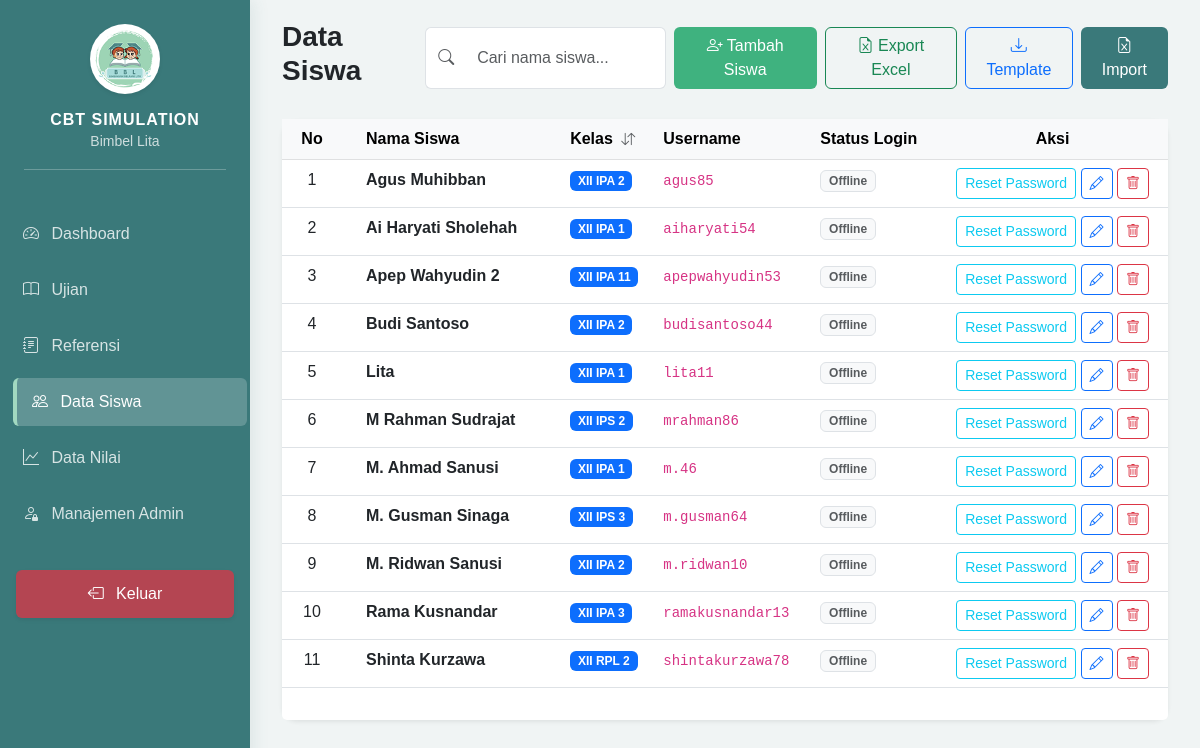
The page /admin/dashboard.php?page=students (signed in) on the database its author committed.
### tables this page shows
CREATE TABLE `students` (
  `id` int NOT NULL,
  `username` varchar(50) NOT NULL,
  `password` varchar(255) NOT NULL,
  `full_name` varchar(100) DEFAULT NULL,
  `class` varchar(50) DEFAULT NULL,
  `is_logged_in` tinyint(1) DEFAULT '0',
  `last_login` datetime DEFAULT NULL,
  `created_at` timestamp NULL DEFAULT CURRENT_TIMESTAMP
);

### admin/modules/students/index.php (the view, shortened to what this page needs)
<?php
require_once '../config/database.php';
$stmt = $pdo->query("SELECT * FROM students ORDER BY full_name ASC");
$students = $stmt->fetchAll();
$nomor = 0;
?>
<div class="d-flex justify-content-between align-items-center mb-4">
    <h3 class="fw-bold">Data Siswa</h3>
    <div class="d-flex gap-2">
        <div class="input-group" style="width: 250px;">
            <span class="input-group-text bg-white border-end-0"><i class="bi bi-search text-muted"></i></span>
            <input type="text" id="searchInput" class="form-control border-start-0" placeholder="Cari nama siswa...">
        </div>
        <button class="btn btn-success" data-bs-toggle="modal" data-bs-target="#addSingleModal">
            <i class="bi bi-person-plus"></i> Tambah Siswa
        </button>
        <a href="modules/students/export.php" class="btn btn-outline-success">
            <i class="bi bi-file-earmark-excel"></i> Export Excel
        </a>
        <button class="btn btn-outline-primary" onclick="location.href='modules/students/download_template.php'">
            <i class="bi bi-download"></i> Template
        </button>
        <button class="btn btn-primary" data-bs-toggle="modal" data-bs-target="#importModal">
            <i class="bi bi-file-earmark-excel"></i> Import
        </button>
    </div>
</div>
<div class="card border-0 shadow-sm">
    <div class="card-body p-0">
        <div class="table-responsive">
            <table class="table table-hover mb-0" id="studentTable">
                <thead class="table-light">
                    <tr>
                        <th style="width: 60px;" class="text-center">No</th>
                        <th class="px-4">Nama Siswa</th>
                        <th style="cursor: pointer;" id="sortClass">
                            Kelas <i class="bi bi-arrow-down-up ms-1 small text-muted"></i>
                        </th>
                        <th>Username</th>
                        <th>Status Login</th>
                        <th class="text-center">Aksi</th>
                    </tr>
                </thead>
                <tbody id="tableBody">
                    <?php foreach ($students as $s): $nomor++; ?>
                    <tr class="student-row">
                        <td class="text-center nomor-urut"><?= $nomor ?></td>
                        <td class="px-4 fw-bold student-name"><?= htmlspecialchars($s['full_name']) ?></td>
                        <td><span class="badge bg-primary student-class"><?= htmlspecialchars($s['class'] ?? '-') ?></span></td>
                        <td><code><?= htmlspecialchars($s['username']) ?></code></td>
                        <td>
                            <?php if ($s['is_logged_in']): ?>
                                <span class="badge bg-warning text-dark">Aktif</span>
                                <a onclick="return confirm('Reset login siswa ini?')" href="modules/students/process.php?action=reset_login&id=<?= $s['id'] ?>" class="btn btn-sm btn-outline-warning" title="Reset Login Session">
                                    <i class="bi bi-arrow-clockwise"></i>
                                </a>
                            <?php else: ?>
                                <span class="badge bg-light text-muted border">Offline</span>
                            <?php endif; ?>
                        </td>
                        <td class="text-center">
                            <a href="modules/students/process.php?action=reset_password&id=<?= $s['id'] ?>" class="btn btn-sm btn-outline-info" title="Reset Password ke 123456" onclick="return confirm('Reset password siswa ini menjadi 123456?')">
                                Reset Password
                            </a>
                            <button class="btn btn-sm btn-outline-primary edit-btn"
                                    data-id="<?= $s['id'] ?>"
                                    data-name="<?= htmlspecialchars($s['full_name']) ?>"
                                    data-class="<?= htmlspecialchars($s['class'] ?? '') ?>"
                                    data-bs-toggle="modal"
                                    data-bs-target="#editModal"
                                    title="Edit Data">
                                <i class="bi bi-pencil"></i>
                            </button>
                            <a href="modules/students/process.php?action=delete&id=<?= $s['id'] ?>" class="btn btn-sm btn-outline-danger" onclick="return confirm('Hapus siswa ini?')">
                                <i class="bi bi-trash"></i>
                            </a>
                        </td>
                    </tr>
                    <?php endforeach; ?>
                </tbody>
            </table>
        </div>
    </div>
    <div class="card-footer bg-white border-0 py-3">
    </div>
</div>

### includes/header.php (style rules this page uses)
:root { --sidebar-width: 250px; --primary-teal: #3a797a; --mint-green: #a2d9c1; --mint-light: #f0fdf4; }
body { background-color: #f0f4f4; font-family: 'Poppins', sans-serif; }
.card { border-radius: 15px; border: none; box-shadow: 0 5px 15px rgba(0,0,0,0.05); }
.btn-success { background-color: #3fb27f; border: none; }
.btn-primary { background-color: var(--primary-teal); border: none; }

### rows shown on the page
students: full_name "Agus Muhibban", class "XII IPA 2", username "agus85", is_logged_in "Offline"
students: full_name "Ai Haryati Sholehah", class "XII IPA 1", username "aiharyati54", is_logged_in "Offline"
students: full_name "Apep Wahyudin 2", class "XII IPA 11", username "apepwahyudin53", is_logged_in "Offline"
students: full_name "Budi Santoso", class "XII IPA 2", username "budisantoso44", is_logged_in "Offline"
students: full_name "Lita", class "XII IPA 1", username "lita11", is_logged_in "Offline"
students: full_name "M Rahman Sudrajat", class "XII IPS 2", username "mrahman86", is_logged_in "Offline"
students: full_name "M. Ahmad Sanusi", class "XII IPA 1", username "m.46", is_logged_in "Offline"
students: full_name "M. Gusman Sinaga", class "XII IPS 3", username "m.gusman64", is_logged_in "Offline"
students: full_name "M. Ridwan Sanusi", class "XII IPA 2", username "m.ridwan10", is_logged_in "Offline"
students: full_name "Rama Kusnandar", class "XII IPA 3", username "ramakusnandar13", is_logged_in "Offline"
students: full_name "Shinta Kurzawa", class "XII RPL 2", username "shintakurzawa78", is_logged_in "Offline"
